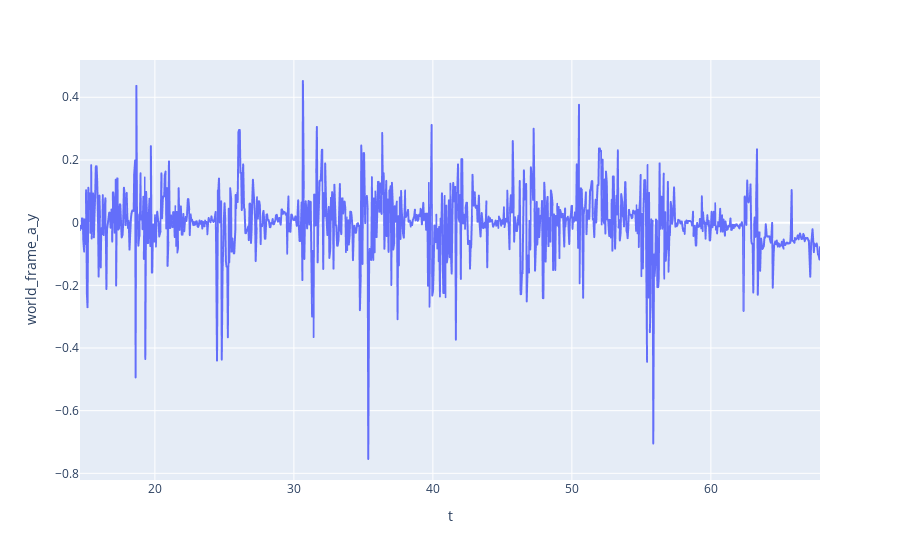

This figure's notebook cell:
### Code cell
px.line(df,x="t",y="world_frame_a_y")

### Figure 1 — Plotly figure (JSON) as saved in the notebook; plotly's stock layout.template omitted (floating-point values rounded to 4 significant figures; data arrays with more than 128 entries replaced by an {"elided": "..."} marker saying what was removed)
{"data": [{"hovertemplate": "t=%{x}<br>world_frame_a_y=%{y}<extra></extra>", "legendgroup": "", "line": {"color": "#636efa", "dash": "solid"}, "marker": {"symbol": "circle"}, "mode": "lines", "name": "", "showlegend": false, "type": "scattergl", "x": {"elided": "1066 float values"}, "xaxis": "x", "y": {"elided": "1066 float values"}, "yaxis": "y"}], "layout": {"legend": {"tracegroupgap": 0}, "margin": {"t": 60}, "xaxis": {"anchor": "y", "domain": [0, 1], "title": {"text": "t"}}, "yaxis": {"anchor": "x", "domain": [0, 1], "title": {"text": "world_frame_a_y"}}}}
